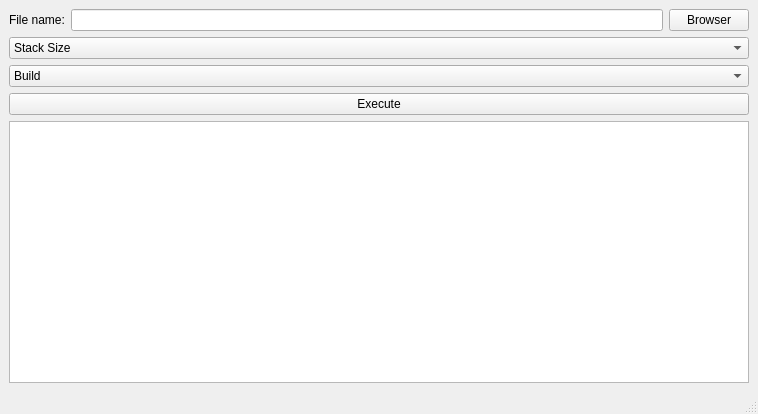
<?xml version="1.0" encoding="UTF-8"?>
<ui version="4.0">
 <class>CallTree</class>
 <widget class="QMainWindow" name="CallTree">
  <property name="geometry">
   <rect>
    <x>0</x>
    <y>0</y>
    <width>758</width>
    <height>414</height>
   </rect>
  </property>
  <property name="windowTitle">
   <string>Call Tree</string>
  </property>
  <widget class="QWidget" name="centralwidget">
   <layout class="QVBoxLayout" name="verticalLayout_2">
    <item>
     <layout class="QHBoxLayout" name="horizontalLayout">
      <item>
       <widget class="QLabel" name="fileNameLabel">
        <property name="text">
         <string>File name:</string>
        </property>
       </widget>
      </item>
      <item>
       <widget class="QLineEdit" name="fileNameLineEdit"/>
      </item>
      <item>
       <widget class="QPushButton" name="browserButton">
        <property name="text">
         <string>Browser</string>
        </property>
       </widget>
      </item>
     </layout>
    </item>
    <item>
     <widget class="QComboBox" name="flagComboBox">
      <item>
       <property name="text">
        <string>Stack Size</string>
       </property>
      </item>
      <item>
       <property name="text">
        <string>RTL Expand</string>
       </property>
      </item>
     </widget>
    </item>
    <item>
     <widget class="QComboBox" name="modeComboBox">
      <item>
       <property name="text">
        <string>Build</string>
       </property>
      </item>
      <item>
       <property name="text">
        <string>Run</string>
       </property>
      </item>
     </widget>
    </item>
    <item>
     <widget class="QPushButton" name="executeButton">
      <property name="text">
       <string>Execute</string>
      </property>
     </widget>
    </item>
    <item>
     <widget class="QTextEdit" name="textEdit"/>
    </item>
   </layout>
  </widget>
  <widget class="QMenuBar" name="menubar">
   <property name="geometry">
    <rect>
     <x>0</x>
     <y>0</y>
     <width>758</width>
     <height>26</height>
    </rect>
   </property>
  </widget>
  <widget class="QStatusBar" name="statusbar"/>
 </widget>
 <resources/>
 <connections/>
</ui>
